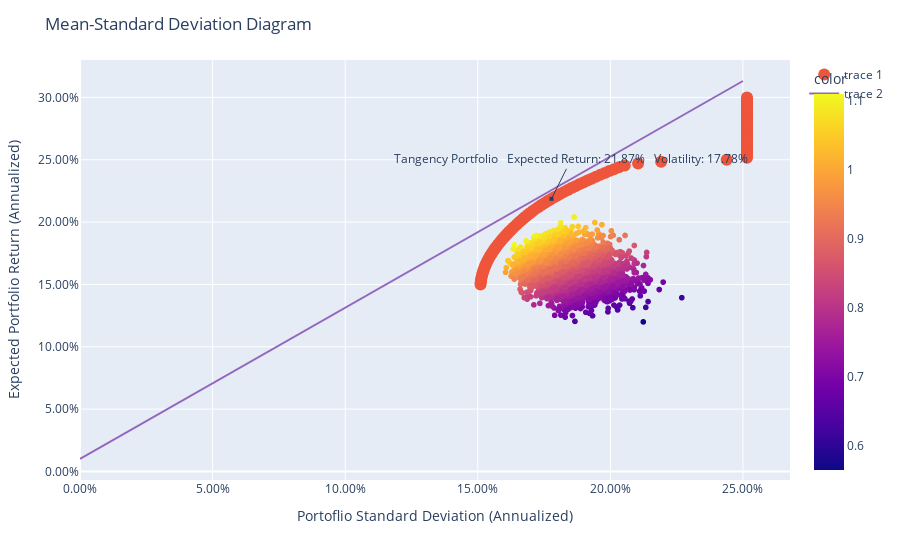

This figure's notebook cell:
### Code cell
#Efficient frontier and Capital market line
fig = px.scatter(
  x=port_sd, y=port_returns,
  color=port_returns/port_sd,
)

#Random portfolios
fig.add_trace(
  go.Scatter(
    x=obj_sd, y=target,
    mode="markers",
    marker=dict(size=12)
  )
)

#Capital market line
fig.add_trace(
  go.Scatter(
    x=cml_sd, y=cml_exp_returns,
    mode="lines",
    line=dict(color="#9467bd")
  )
)

fig.update_layout(
  title="Mean-Standard Deviation Diagram",
  xaxis=dict(title="Portoflio Standard Deviation (Annualized)", tickformat=".2%"),
  yaxis=dict(title="Expected Portfolio Return (Annualized)", tickformat=".2%"),
  annotations=[
    dict(
      x=tangency_port_sd,
      y=tangency_port_return,
      text="Tangency Portfolio \n Expected Return: 21.87% \n Volatility: 17.78%",
      xref="x",
      yref="y",
      showarrow=True,
      arrowhead=7,
      ax=20,
      ay=-40
    )
  ]
)

fig.show()
